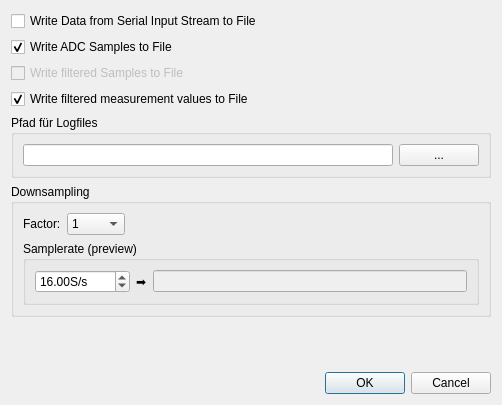
<?xml version="1.0" encoding="UTF-8"?>
<ui version="4.0">
 <class>SettingsDialog</class>
 <widget class="QDialog" name="SettingsDialog">
  <property name="geometry">
   <rect>
    <x>0</x>
    <y>0</y>
    <width>502</width>
    <height>405</height>
   </rect>
  </property>
  <property name="windowTitle">
   <string>Dialog</string>
  </property>
  <layout class="QVBoxLayout" name="verticalLayout">
   <item>
    <widget class="QCheckBox" name="checkBox_writeRawSerial">
     <property name="text">
      <string>Write Data from Serial Input Stream to File</string>
     </property>
    </widget>
   </item>
   <item>
    <widget class="QCheckBox" name="checkBox_writeAdcSamples">
     <property name="text">
      <string>Write ADC Samples to File</string>
     </property>
     <property name="checked">
      <bool>true</bool>
     </property>
    </widget>
   </item>
   <item>
    <widget class="QCheckBox" name="checkBox_writeFilteredSamples">
     <property name="enabled">
      <bool>false</bool>
     </property>
     <property name="text">
      <string>Write filtered Samples to File</string>
     </property>
     <property name="checked">
      <bool>false</bool>
     </property>
    </widget>
   </item>
   <item>
    <widget class="QCheckBox" name="checkBox_writeFilteredValues">
     <property name="text">
      <string>Write filtered measurement values to File</string>
     </property>
     <property name="checked">
      <bool>true</bool>
     </property>
    </widget>
   </item>
   <item>
    <widget class="QGroupBox" name="groupBox">
     <property name="title">
      <string>Pfad für Logfiles</string>
     </property>
     <layout class="QHBoxLayout" name="horizontalLayout">
      <item>
       <widget class="QLineEdit" name="lineEdit_path"/>
      </item>
      <item>
       <widget class="QPushButton" name="pushButton_path">
        <property name="text">
         <string>...</string>
        </property>
       </widget>
      </item>
     </layout>
    </widget>
   </item>
   <item>
    <widget class="QGroupBox" name="groupBox_3">
     <property name="title">
      <string>Downsampling</string>
     </property>
     <layout class="QGridLayout" name="gridLayout_2">
      <item row="0" column="0">
       <layout class="QHBoxLayout" name="horizontalLayout_2">
        <item>
         <widget class="QLabel" name="label">
          <property name="text">
           <string>Factor:</string>
          </property>
         </widget>
        </item>
        <item>
         <widget class="QComboBox" name="comboBox_downsampleFactor">
          <item>
           <property name="text">
            <string>1</string>
           </property>
          </item>
          <item>
           <property name="text">
            <string>2</string>
           </property>
          </item>
          <item>
           <property name="text">
            <string>4</string>
           </property>
          </item>
          <item>
           <property name="text">
            <string>8</string>
           </property>
          </item>
          <item>
           <property name="text">
            <string>16</string>
           </property>
          </item>
          <item>
           <property name="text">
            <string>32</string>
           </property>
          </item>
          <item>
           <property name="text">
            <string>64</string>
           </property>
          </item>
          <item>
           <property name="text">
            <string>128</string>
           </property>
          </item>
          <item>
           <property name="text">
            <string>256</string>
           </property>
          </item>
          <item>
           <property name="text">
            <string>512</string>
           </property>
          </item>
          <item>
           <property name="text">
            <string>1024</string>
           </property>
          </item>
          <item>
           <property name="text">
            <string>2048</string>
           </property>
          </item>
          <item>
           <property name="text">
            <string>4096</string>
           </property>
          </item>
         </widget>
        </item>
        <item>
         <spacer name="horizontalSpacer">
          <property name="orientation">
           <enum>Qt::Horizontal</enum>
          </property>
          <property name="sizeHint" stdset="0">
           <size>
            <width>40</width>
            <height>20</height>
           </size>
          </property>
         </spacer>
        </item>
       </layout>
      </item>
      <item row="1" column="0">
       <widget class="QGroupBox" name="groupBox_2">
        <property name="title">
         <string>Samplerate (preview)</string>
        </property>
        <layout class="QGridLayout" name="gridLayout">
         <item row="0" column="0">
          <widget class="QDoubleSpinBox" name="doubleSpinBox_inputSampleRate">
           <property name="frame">
            <bool>true</bool>
           </property>
           <property name="suffix">
            <string>S/s</string>
           </property>
           <property name="maximum">
            <double>10000.000000000000000</double>
           </property>
           <property name="value">
            <double>16.000000000000000</double>
           </property>
          </widget>
         </item>
         <item row="0" column="1">
          <widget class="QLabel" name="label_2">
           <property name="text">
            <string>➡</string>
           </property>
          </widget>
         </item>
         <item row="0" column="2">
          <widget class="QLineEdit" name="lineEdit_sampleRatePreview">
           <property name="enabled">
            <bool>false</bool>
           </property>
          </widget>
         </item>
        </layout>
       </widget>
      </item>
     </layout>
    </widget>
   </item>
   <item>
    <spacer name="verticalSpacer">
     <property name="orientation">
      <enum>Qt::Vertical</enum>
     </property>
     <property name="sizeHint" stdset="0">
      <size>
       <width>20</width>
       <height>24</height>
      </size>
     </property>
    </spacer>
   </item>
   <item>
    <widget class="QDialogButtonBox" name="buttonBox">
     <property name="orientation">
      <enum>Qt::Horizontal</enum>
     </property>
     <property name="standardButtons">
      <set>QDialogButtonBox::Cancel|QDialogButtonBox::Ok</set>
     </property>
    </widget>
   </item>
  </layout>
  <zorder>checkBox_writeRawSerial</zorder>
  <zorder>checkBox_writeAdcSamples</zorder>
  <zorder>checkBox_writeFilteredSamples</zorder>
  <zorder>checkBox_writeFilteredValues</zorder>
  <zorder>groupBox</zorder>
  <zorder>buttonBox</zorder>
  <zorder>comboBox_downsampleFactor</zorder>
  <zorder>label</zorder>
  <zorder>pushButton_path</zorder>
  <zorder>groupBox_3</zorder>
  <zorder>verticalSpacer</zorder>
 </widget>
 <resources/>
 <connections>
  <connection>
   <sender>buttonBox</sender>
   <signal>accepted()</signal>
   <receiver>SettingsDialog</receiver>
   <slot>accept()</slot>
   <hints>
    <hint type="sourcelabel">
     <x>248</x>
     <y>254</y>
    </hint>
    <hint type="destinationlabel">
     <x>157</x>
     <y>274</y>
    </hint>
   </hints>
  </connection>
  <connection>
   <sender>buttonBox</sender>
   <signal>rejected()</signal>
   <receiver>SettingsDialog</receiver>
   <slot>reject()</slot>
   <hints>
    <hint type="sourcelabel">
     <x>316</x>
     <y>260</y>
    </hint>
    <hint type="destinationlabel">
     <x>286</x>
     <y>274</y>
    </hint>
   </hints>
  </connection>
 </connections>
</ui>
